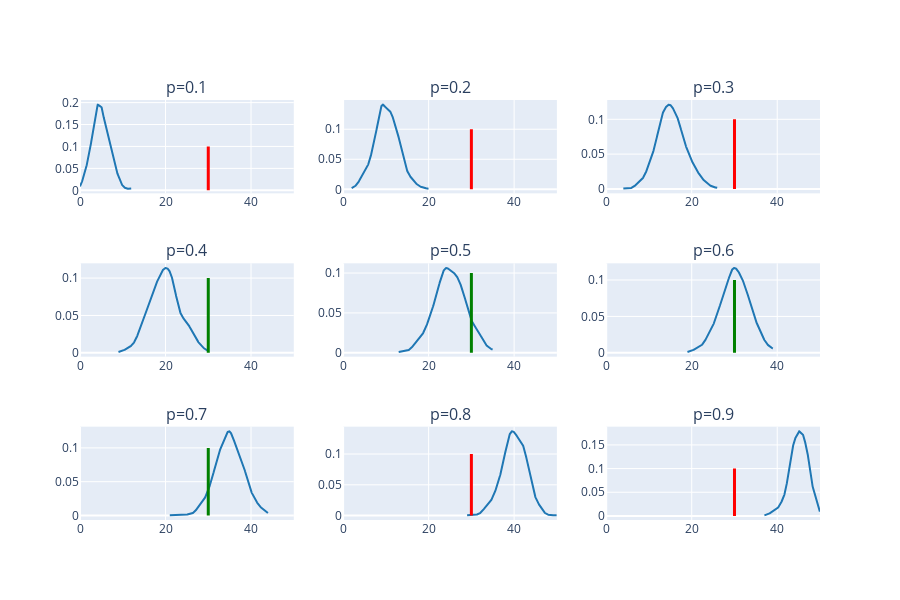

The cell this chart's notebook holds for it:
### Markdown cell above
Trying out different likelihoods against our observation(from book) of $Y=3$

### Code cell
n = 50
likelihood_means = []
fig = make_subplots(rows=3, cols=3, subplot_titles=[f'p={n/10}' for n in range(1,10)])

for i in range(9):
    dist_data = np.random.binomial(n, (i+1)/10, size=1000)
    likelihood_means.append(np.mean(dist_data))
    fig.add_trace(
        ff.create_distplot([dist_data], [f'likelihood_{(i+1)/10}'], show_rug=False, show_hist=False)['data'][0],
        row = (i//3)+1, col= (i%3)+1
    )

fig.update_layout(shapes=[dict(type="line", xref=f"x{n}", yref=f"y{n}",x0=30, y0=0, x1=30, y1=0.1, line=dict(color=f"{'Red' if (n<4 or n>7) else 'Green'}",width=3)) for n in range(1,10)])
fig.update_layout(xaxis_range=[0,50], showlegend=False, height=3*200)
fig.update_layout({f'xaxis{n}_range':[0,50] for n in range(2,10)})

fig.show()

### Figure 1 — Plotly figure (JSON) as saved in the notebook; plotly's stock layout.template omitted (floating-point values rounded to 4 significant figures; data arrays with more than 128 entries replaced by an {"elided": "..."} marker saying what was removed)
{"data": [{"legendgroup": "likelihood_0.1", "marker": {"color": "rgb(31, 119, 180)"}, "mode": "lines", "name": "likelihood_0.1", "showlegend": true, "type": "scatter", "x": {"elided": "500 float values"}, "xaxis": "x", "y": {"elided": "500 float values"}, "yaxis": "y"}, {"legendgroup": "likelihood_0.2", "marker": {"color": "rgb(31, 119, 180)"}, "mode": "lines", "name": "likelihood_0.2", "showlegend": true, "type": "scatter", "x": {"elided": "500 float values"}, "xaxis": "x2", "y": {"elided": "500 float values"}, "yaxis": "y2"}, {"legendgroup": "likelihood_0.3", "marker": {"color": "rgb(31, 119, 180)"}, "mode": "lines", "name": "likelihood_0.3", "showlegend": true, "type": "scatter", "x": {"elided": "500 float values"}, "xaxis": "x3", "y": {"elided": "500 float values"}, "yaxis": "y3"}, {"legendgroup": "likelihood_0.4", "marker": {"color": "rgb(31, 119, 180)"}, "mode": "lines", "name": "likelihood_0.4", "showlegend": true, "type": "scatter", "x": {"elided": "500 float values"}, "xaxis": "x4", "y": {"elided": "500 float values"}, "yaxis": "y4"}, {"legendgroup": "likelihood_0.5", "marker": {"color": "rgb(31, 119, 180)"}, "mode": "lines", "name": "likelihood_0.5", "showlegend": true, "type": "scatter", "x": {"elided": "500 float values"}, "xaxis": "x5", "y": {"elided": "500 float values"}, "yaxis": "y5"}, {"legendgroup": "likelihood_0.6", "marker": {"color": "rgb(31, 119, 180)"}, "mode": "lines", "name": "likelihood_0.6", "showlegend": true, "type": "scatter", "x": {"elided": "500 float values"}, "xaxis": "x6", "y": {"elided": "500 float values"}, "yaxis": "y6"}, {"legendgroup": "likelihood_0.7", "marker": {"color": "rgb(31, 119, 180)"}, "mode": "lines", "name": "likelihood_0.7", "showlegend": true, "type": "scatter", "x": {"elided": "500 float values"}, "xaxis": "x7", "y": {"elided": "500 float values"}, "yaxis": "y7"}, {"legendgroup": "likelihood_0.8", "marker": {"color": "rgb(31, 119, 180)"}, "mode": "lines", "name": "likelihood_0.8", "showlegend": true, "type": "scatter", "x": {"elided": "500 float values"}, "xaxis": "x8", "y": {"elided": "500 float values"}, "yaxis": "y8"}, {"legendgroup": "likelihood_0.9", "marker": {"color": "rgb(31, 119, 180)"}, "mode": "lines", "name": "likelihood_0.9", "showlegend": true, "type": "scatter", "x": {"elided": "500 float values"}, "xaxis": "x9", "y": {"elided": "500 float values"}, "yaxis": "y9"}], "layout": {"annotations": [{"font": {"size": 16}, "showarrow": false, "text": "p=0.1", "x": 0.1444, "xanchor": "center", "xref": "paper", "y": 1, "yanchor": "bottom", "yref": "paper"}, {"font": {"size": 16}, "showarrow": false, "text": "p=0.2", "x": 0.5, "xanchor": "center", "xref": "paper", "y": 1, "yanchor": "bottom", "yref": "paper"}, {"font": {"size": 16}, "showarrow": false, "text": "p=0.3", "x": 0.8556, "xanchor": "center", "xref": "paper", "y": 1, "yanchor": "bottom", "yref": "paper"}, {"font": {"size": 16}, "showarrow": false, "text": "p=0.4", "x": 0.1444, "xanchor": "center", "xref": "paper", "y": 0.6111, "yanchor": "bottom", "yref": "paper"}, {"font": {"size": 16}, "showarrow": false, "text": "p=0.5", "x": 0.5, "xanchor": "center", "xref": "paper", "y": 0.6111, "yanchor": "bottom", "yref": "paper"}, {"font": {"size": 16}, "showarrow": false, "text": "p=0.6", "x": 0.8556, "xanchor": "center", "xref": "paper", "y": 0.6111, "yanchor": "bottom", "yref": "paper"}, {"font": {"size": 16}, "showarrow": false, "text": "p=0.7", "x": 0.1444, "xanchor": "center", "xref": "paper", "y": 0.2222, "yanchor": "bottom", "yref": "paper"}, {"font": {"size": 16}, "showarrow": false, "text": "p=0.8", "x": 0.5, "xanchor": "center", "xref": "paper", "y": 0.2222, "yanchor": "bottom", "yref": "paper"}, {"font": {"size": 16}, "showarrow": false, "text": "p=0.9", "x": 0.8556, "xanchor": "center", "xref": "paper", "y": 0.2222, "yanchor": "bottom", "yref": "paper"}], "height": 600, "shapes": [{"line": {"color": "Red", "width": 3}, "type": "line", "x0": 30, "x1": 30, "xref": "x", "y0": 0, "y1": 0.1, "yref": "y"}, {"line": {"color": "Red", "width": 3}, "type": "line", "x0": 30, "x1": 30, "xref": "x2", "y0": 0, "y1": 0.1, "yref": "y2"}, {"line": {"color": "Red", "width": 3}, "type": "line", "x0": 30, "x1": 30, "xref": "x3", "y0": 0, "y1": 0.1, "yref": "y3"}, {"line": {"color": "Green", "width": 3}, "type": "line", "x0": 30, "x1": 30, "xref": "x4", "y0": 0, "y1": 0.1, "yref": "y4"}, {"line": {"color": "Green", "width": 3}, "type": "line", "x0": 30, "x1": 30, "xref": "x5", "y0": 0, "y1": 0.1, "yref": "y5"}, {"line": {"color": "Green", "width": 3}, "type": "line", "x0": 30, "x1": 30, "xref": "x6", "y0": 0, "y1": 0.1, "yref": "y6"}, {"line": {"color": "Green", "width": 3}, "type": "line", "x0": 30, "x1": 30, "xref": "x7", "y0": 0, "y1": 0.1, "yref": "y7"}, {"line": {"color": "Red", "width": 3}, "type": "line", "x0": 30, "x1": 30, "xref": "x8", "y0": 0, "y1": 0.1, "yref": "y8"}, {"line": {"color": "Red", "width": 3}, "type": "line", "x0": 30, "x1": 30, "xref": "x9", "y0": 0, "y1": 0.1, "yref": "y9"}], "showlegend": false, "xaxis": {"anchor": "y", "domain": [0, 0.2889], "range": [0, 50]}, "xaxis2": {"anchor": "y2", "domain": [0.3556, 0.6444], "range": [0, 50]}, "xaxis3": {"anchor": "y3", "domain": [0.7111, 1], "range": [0, 50]}, "xaxis4": {"anchor": "y4", "domain": [0, 0.2889], "range": [0, 50]}, "xaxis5": {"anchor": "y5", "domain": [0.3556, 0.6444], "range": [0, 50]}, "xaxis6": {"anchor": "y6", "domain": [0.7111, 1], "range": [0, 50]}, "xaxis7": {"anchor": "y7", "domain": [0, 0.2889], "range": [0, 50]}, "xaxis8": {"anchor": "y8", "domain": [0.3556, 0.6444], "range": [0, 50]}, "xaxis9": {"anchor": "y9", "domain": [0.7111, 1], "range": [0, 50]}, "yaxis": {"anchor": "x", "domain": [0.7778, 1]}, "yaxis2": {"anchor": "x2", "domain": [0.7778, 1]}, "yaxis3": {"anchor": "x3", "domain": [0.7778, 1]}, "yaxis4": {"anchor": "x4", "domain": [0.3889, 0.6111]}, "yaxis5": {"anchor": "x5", "domain": [0.3889, 0.6111]}, "yaxis6": {"anchor": "x6", "domain": [0.3889, 0.6111]}, "yaxis7": {"anchor": "x7", "domain": [0, 0.2222]}, "yaxis8": {"anchor": "x8", "domain": [0, 0.2222]}, "yaxis9": {"anchor": "x9", "domain": [0, 0.2222]}}}
